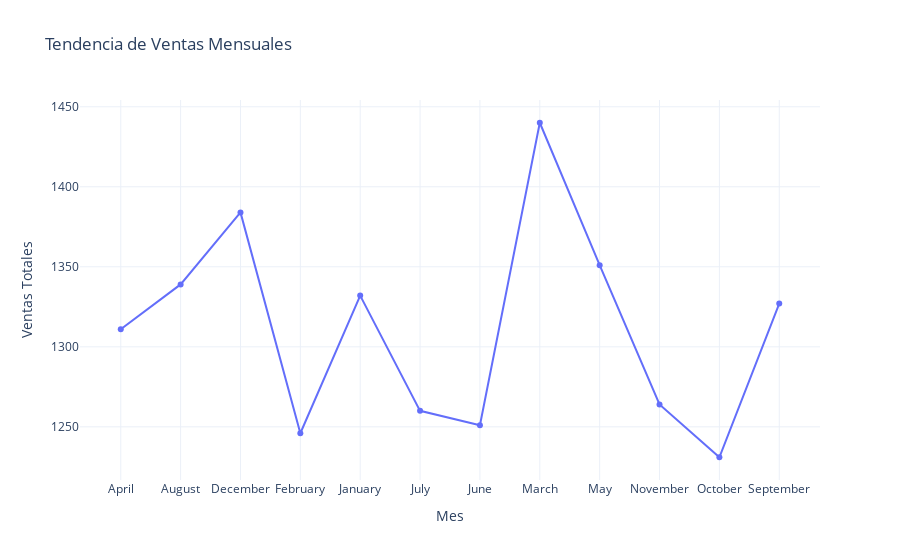

Notebook code cell kept with this figure:
### Code cell
ventas_por_mes = df.groupby('Mes')['Cantidad'].sum().sort_index()
fig = px.line(
    x=ventas_por_mes.index, 
    y=ventas_por_mes.values,
    title='Tendencia de Ventas Mensuales',
    labels={'x': 'Mes', 'y': 'Ventas Totales'},
    markers=True
)

fig.update_layout(template='plotly_white')
fig.show()

### Figure 1 — Plotly figure (JSON) as saved in the notebook; plotly's stock layout.template omitted (floating-point values rounded to 4 significant figures)
{"data": [{"hovertemplate": "Mes=%{x}<br>Ventas Totales=%{y}<extra></extra>", "legendgroup": "", "line": {"color": "#636efa", "dash": "solid"}, "marker": {"symbol": "circle"}, "mode": "lines+markers", "name": "", "orientation": "v", "showlegend": false, "type": "scatter", "x": ["April", "August", "December", "February", "January", "July", "June", "March", "May", "November", "October", "September"], "xaxis": "x", "y": [1311, 1339, 1384, 1246, 1332, 1260, 1251, 1440, 1351, 1264, 1231, 1327], "yaxis": "y"}], "layout": {"legend": {"tracegroupgap": 0}, "title": {"text": "Tendencia de Ventas Mensuales"}, "xaxis": {"anchor": "y", "domain": [0, 1], "title": {"text": "Mes"}}, "yaxis": {"anchor": "x", "domain": [0, 1], "title": {"text": "Ventas Totales"}}}}
